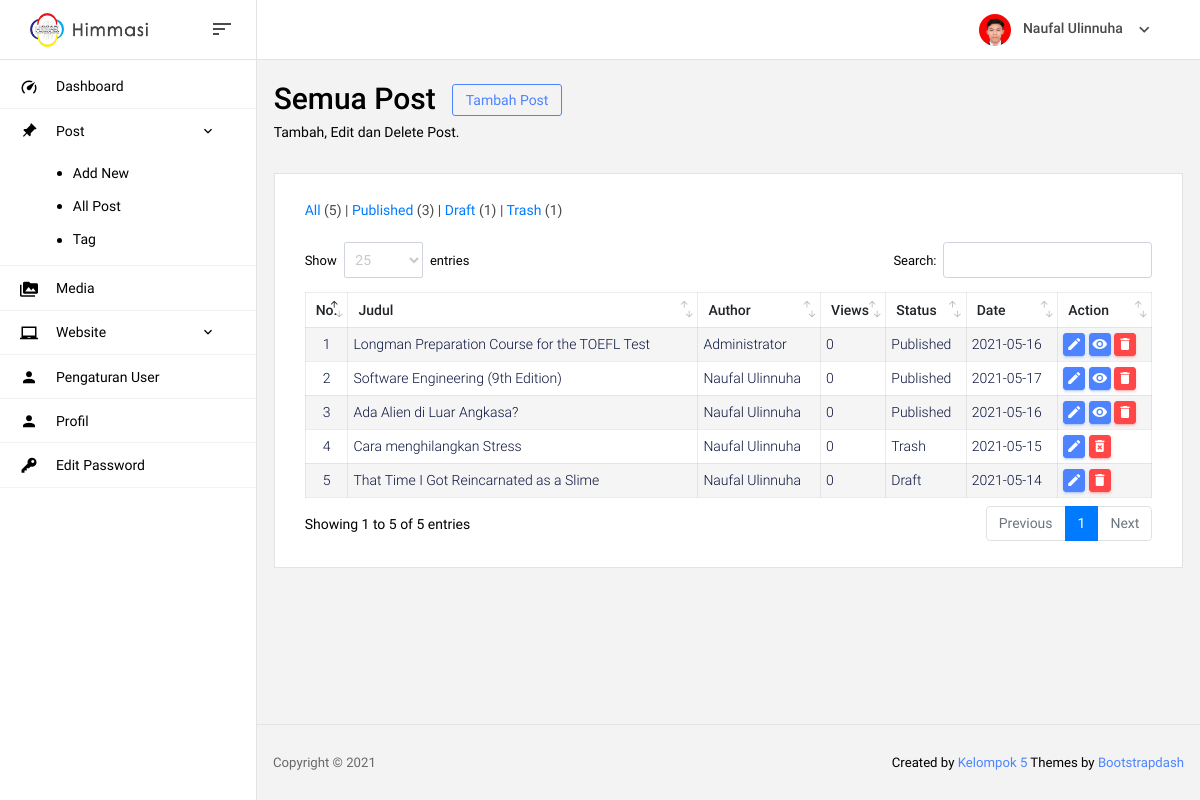
The app's page /admin/post (signed in), older data.
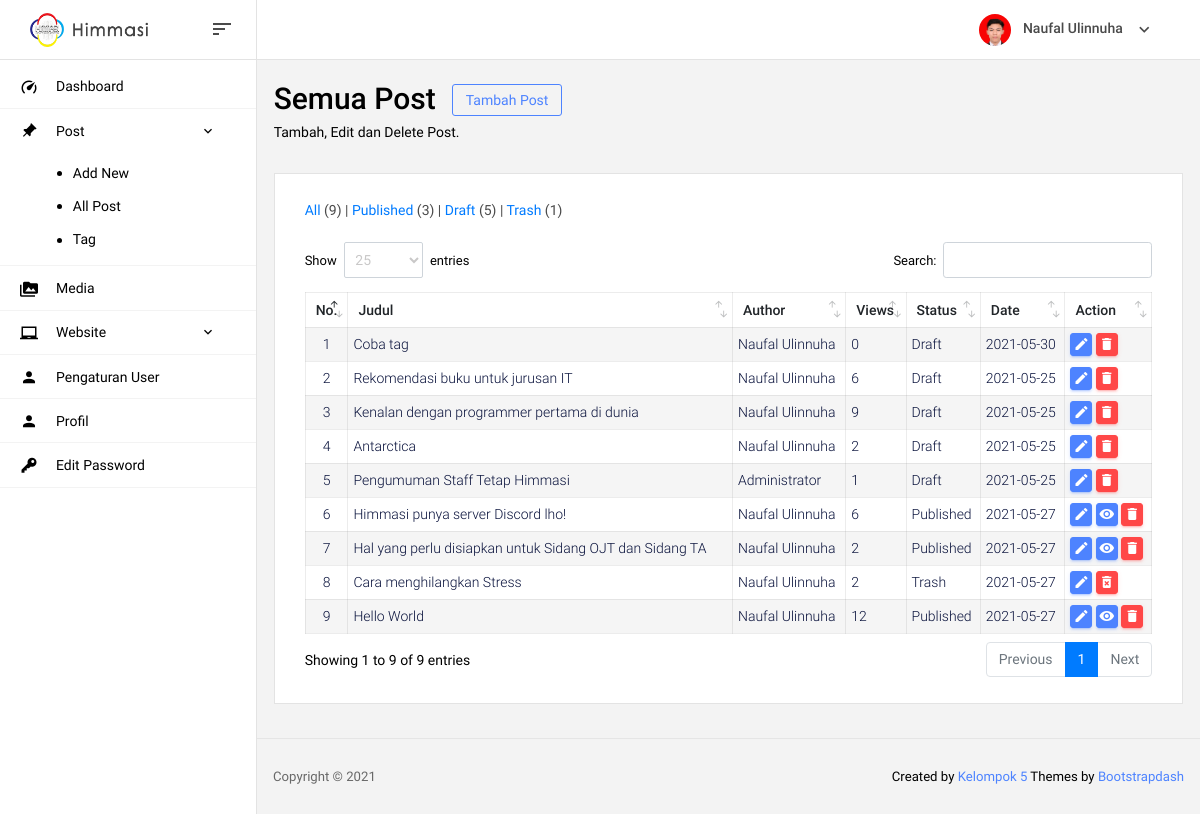
The same page, newer data.
### tables this page shows
CREATE TABLE `post` (
  `id_post` int(11) NOT NULL,
  `judul` varchar(100) NOT NULL,
  `isi` text NOT NULL,
  `status` varchar(50) NOT NULL,
  `link` varchar(100) NOT NULL,
  `views` int(11) NOT NULL,
  `insert_by` int(11) NOT NULL,
  `insert_at` date NOT NULL,
  `update_by` int(11) NOT NULL,
  `update_at` date NOT NULL
);

CREATE TABLE `user` (
  `id_user` int(11) NOT NULL,
  `nama` varchar(100) NOT NULL,
  `username` varchar(50) NOT NULL,
  `password` varchar(50) NOT NULL,
  `level` varchar(50) NOT NULL,
  `jabatan` varchar(50) NOT NULL,
  `foto` varchar(50) NOT NULL
);

### admin/page/post.php (the view, shortened to what this page needs)
<section class="row">
  <div class="col-md-12 grid-margin">
    <div class="d-flex justify-content-between flex-wrap">
      <div class="d-flex align-items-end flex-wrap">
        <div class="mr-md-3 mr-xl-5">
          <div class="row m-0">
            <h2>Semua Post</h2>
            <a href="post-new" type="button" class="btn btn-outline-primary btn-sm ml-3" style="height: fit-content;">
              Tambah Post
            </a>
          </div>
          <p class="mb-md-0">Tambah, Edit dan Delete Post.</p>
        </div>
      </div>
    </div>
  </div>
</section>
<section class="card">
  <div class="card-body">
    <h4 class="mb-4">
      <span class="card-title"><a href="post">All</a>
        (<?= mysqli_num_rows(mysqli_query($koneksi, "SELECT * FROM `post`")) ?>) | </span>
      <span class="card-title"><a href="post_type-publish">Published</a>
        (<?= mysqli_num_rows(mysqli_query($koneksi, "SELECT * FROM `post` WHERE `status`='publish'")) ?>) | </span>
      <span class="card-title"><a href="post_type-draft">Draft</a>
        (<?= mysqli_num_rows(mysqli_query($koneksi, "SELECT * FROM `post` WHERE `status`='draft'")) ?>) | </span>
      <span class="card-title"><a href="post_type-trash">Trash</a>
        (<?= mysqli_num_rows(mysqli_query($koneksi, "SELECT * FROM `post` WHERE `status`='trash'")) ?>)</span>
    </h4>
    <div class="row">
      <div class="col-12">
        <div class="table-responsive">
          <table id="data-alumni" class="table">
            <thead>
              <tr>
                <th>No.</th>
                <th>Judul</th>
                <th>Author</th>
                <th>Views</th>
                <th>Status</th>
                <th>Date</th>
                <th>Action</th>
              </tr>
            </thead>
            <tbody>
              <?php
                $no = 1;
                $sql = "SELECT * FROM `post` LEFT JOIN `user` ON `post`.`insert_by`=`user`.`id_user`";
                $sql .= " ORDER BY `id_post` DESC";
                $query = mysqli_query($koneksi,$sql);
                while($data = mysqli_fetch_array($query)){
                  $id_post = $data["id_post"];
                  $judul   = $data["judul"];
                  $author  = $data["nama"];
                  $views   = $data["views"];
                  $date    = $data["update_at"];
                  $status  = $data["status"];
                  $link    = $data["link"];
              ?>
              <tr>
                <td class="td-nomer"><?= $no ?></td>
                <td><?= $judul ?></td>
                <td><?= $author ?></td>
                <td><?= $views ?></td>
                <td>
                    <p style="text-transform: capitalize;">
                      <?php if ($status=="publish") {echo "Published";} else {echo $status;} ?>
                    </p>
                </td>
                <td><?= $date ?></td>
                <td>
                  <a href="post-edit-id-<?= $id_post ?>" type="button" class="btn btn-primary btn-sm btn-table" title="Edit"><i class="mdi mdi-pencil"></i></a>
                  <?php
                    if ($status=="publish") { ?>
                      <a href="../post=<?= $link ?>" type="button" target="_blank" class="btn btn-primary btn-sm btn-table" title="Lihat Postingan"><i class="mdi mdi-eye"></i></a>
                    <?php } if ($status=="publish"||$status=="draft") {?>
                      <button type="button" class="btn btn-danger btn-sm btn-table" title="Hapus" data-toggle="modal" data-target="#hapusPost" onclick='hapusPost(<?php echo '"'.$id_post.'"' ?>)'><i class="mdi mdi-delete"></i></button>
                    <?php } if ($status=="trash") {?>
                      <button type="button" class="btn btn-danger btn-sm btn-table" title="Hapus permanent" data-toggle="modal" data-target="#deletePost" onclick='deletePost(<?php echo '"'.$id_post.'"' ?>)'><i class="mdi mdi-delete-forever"></i></button>
                    <?php }
                  ?>
                </td>
              </tr>
              <?php $no++; } ?>
            </tbody>
          </table>
        </div>
      </div>
    </div>
  </div>
</section>

Row changes from the older to the newer data that the page shows:
added post: judul "Coba tag", insert_by.nama "Naufal Ulinnuha", views "0", status "Draft", update_at "2021-05-30"
added post: judul "Rekomendasi buku untuk jurusan IT", insert_by.nama "Naufal Ulinnuha", views "6", status "Draft", update_at "2021-05-25"
added post: judul "Kenalan dengan programmer pertama di dunia", insert_by.nama "Naufal Ulinnuha", views "9", status "Draft", update_at "2021-05-25"
added post: judul "Antarctica", insert_by.nama "Naufal Ulinnuha", views "2", status "Draft", update_at "2021-05-25"
changed post "Administrator": judul "Longman Preparation Course for the TOEFL Test" → "Pengumuman Staff Tetap Himmasi"; views "0" → "1"; status (not shown) → "Draft"; update_at "2021-05-16" → "2021-05-25"; no longer shows "Published"
changed post: judul "Software Engineering (9th Edition)" → "Himmasi punya server Discord lho!"; views "0" → "6"; update_at "2021-05-17" → "2021-05-27"
changed post: judul "Ada Alien di Luar Angkasa?" → "Hal yang perlu disiapkan untuk Sidang OJT dan Sidang TA"; views "0" → "2"; update_at "2021-05-16" → "2021-05-27"
changed post "Cara menghilangkan Stress": views "0" → "2"; update_at "2021-05-15" → "2021-05-27"
changed post: judul "That Time I Got Reincarnated as a Slime" → "Hello World"; views "0" → "12"; update_at "2021-05-14" → "2021-05-27"; status "Draft" → (not shown); now shows "Published"
Text that changed along with them:
mysqli_num_rows(mysqli_query($koneksi, "SELECT * FROM `post`")): "5" → "9"
text written by a page script: "Show entries Search: Showing 1 to 5 of 5 entries Previous 1 Next" → "Show entries Search: Showing 1 to 9 of 9 entries Previous 1 Next"
text no longer shown: "1"
text now shown: "5"
